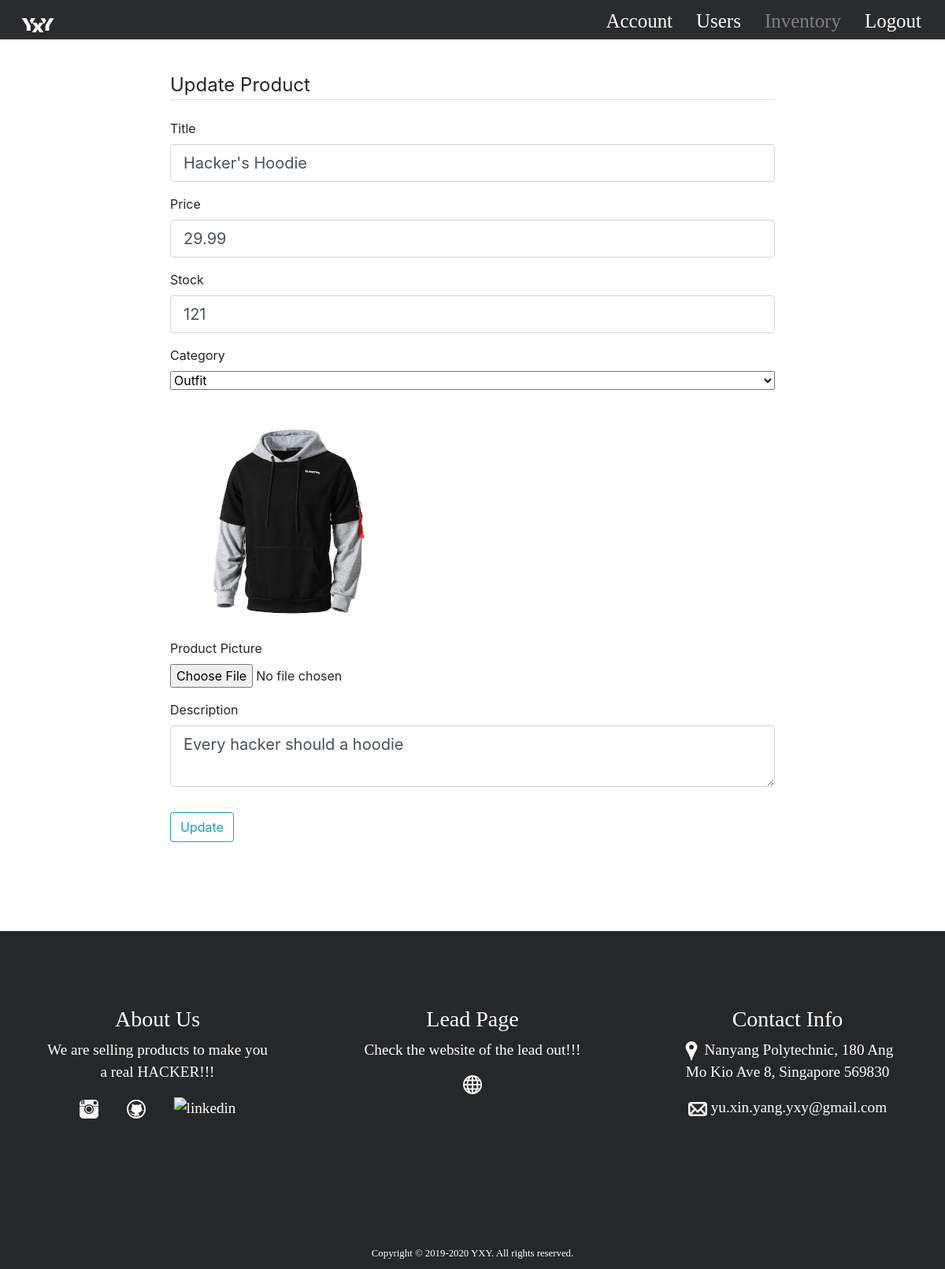
The page /inventory/2 (signed in) on the database its author committed.
### shopyP/models.py (models this page shows, shortened)
class GeneralGoods():
    id = db.Column(db.Integer, primary_key=True)
    price = db.Column(db.Float)
    image_file = db.Column(db.String(20), nullable=False, default='default.jpg')
    date_added = db.Column(db.DateTime, nullable=False, default=datetime.utcnow)

class HackingProduct(db.Model, GeneralGoods):
    title = db.Column(db.String(100), nullable=False, unique=True)
    description = db.Column(db.Text, nullable=False)
    category = db.Column(db.String(100), nullable=False)
    itemNum = db.Column(db.Integer, nullable=False)

### shopyP/routes.py (the view)
@app.route("/inventory/<int:Product_id>", methods=['GET', 'POST'])
def product(Product_id):
    if current_user.is_authenticated:
        if current_user.id >= 10000000000:
            Product = HackingProduct.query.get_or_404(Product_id)
            form = updateForm()
            if form.validate_on_submit():
                Product.title = form.title.data
                Product.price = form.price.data
                Product.itemNum = form.itemNum.data
                Product.category = form.category.data
                Product.description = form.description.data
                db.session.commit()
                if form.picture.data:
                    picture_file = save_Ppicture(form.picture.data)
                    current = HackingProduct.query.filter_by(title=form.title.data).first()
                    current.image_file = picture_file
                    db.session.commit()
                flash('Product has been updated!', 'success')
                return redirect(url_for('inventory', Product_id=Product.id))
            elif request.method == 'GET':
                form.title.data = Product.title
                form.price.data = Product.price
                form.itemNum.data = Product.itemNum
                form.category.data = Product.category
                form.description.data = Product.description
            image_file = url_for('static', filename='shop/'+HackingProduct.query.filter_by(title=form.title.data).first().image_file)
            return render_template('change_inventory.html', title='inventory', hackingProduct=Product, form=form, legend='Update Product')
        else:
            flash('Authorized Access Only!', 'warning')
            return redirect(url_for('account'))
    else:
        flash('Authorized Access Only!', 'warning')
        return redirect(url_for('admin_login'))

### shopyP/forms.py
class updateForm(FlaskForm):
    title = StringField('Title', validators=[DataRequired(), Length(min=2, max=20)])
    price = DecimalField('Price', places=2, rounding=None, use_locale=False, number_format=None, validators=[DataRequired()])
    itemNum = IntegerField('Stock', validators=[DataRequired()])
    picture = FileField('Product Picture', validators=[FileAllowed(['jpg', 'png', 'jpeg'])])
    category = SelectField('Category', validators=[DataRequired()], choices=[('outfits', 'Outfit'),('tools', 'Tool')], default='Outfit')
    description = TextAreaField('Description', validators=[DataRequired()])
    submit = SubmitField('Update')

### shopyP/models.py (called while the page is built)
@login_manager.user_loader # Decorator used to find the user id, so we can perform a match and carry on
def load_user(user_id):
    user_id = int(user_id)
    if user_id >= 10000000000:
        return Admin.query.get(user_id)
    else:
        return User.query.get(user_id)

### shopyP/templates/change_inventory.html (shortened to what this page needs)
{% extends "layout.html" %}
{% block cssJs %}
<link rel="stylesheet" href="{{ url_for('static', filename='css/account.css')}}">
{% endblock cssJs %}
{% block content %}
<div style='margin:auto;width:80%'>
	<form action="" method="post" enctype="multipart/form-data">
		<fieldset class="form-group">
			<legend class="border-bottom mb-4">{{ legend }}</legend>
			<div class="form-group">
				{{ form.title.label(class="form-control-label") }}
				{% if form.title.errors %}
					{{ form.title(class="form-control form-control-lg is-invalid") }}
					<div class="invalid-feedback">
						{% for error in form.title.errors %}
							<span>{{ error }}</span>
						{% endfor %}
					</div>
				{% else %}
					{{ form.title(class="form-control form-control-lg") }}
				{% endif %}
			</div>
			<div class="form-group">
				{{ form.price.label(class="form-control-label") }}
				{% if form.price.errors %}
					{{ form.price(class="form-control form-control-lg is-invalid") }}
					<div class="invalid-feedback">
						{% for error in form.price.errors %}
							<span>{{ error }}</span>
						{% endfor %}
					</div>
				{% else %}
					{{ form.price(class="form-control form-control-lg") }}
				{% endif %}
			</div>
			<div class="form-group">
				{{ form.itemNum.label(class="form-control-label") }}
				{% if form.itemNum.errors %}
					{{ form.itemNum(class="form-control form-control-lg is-invalid") }}
					<div class="invalid-feedback">
						{% for error in form.itemNum.errors %}
							<span>{{ error }}</span>
						{% endfor %}
					</div>
				{% else %}
					{{ form.itemNum(class="form-control form-control-lg") }}
				{% endif %}
			</div>
			<div class="form-group">
				{{ form.category.label() }}
				{{ form.category(class="form-control-file")}}
			</div>
			<img src="{{url_for('static', filename='shop/'+hackingProduct.image_file)}}" alt="{{hackingProduct.title}}">
			<div class="form-group">
				{{ form.picture.label() }}
				{{ form.picture(class="form-control-file")}}
			</div>
			<div class="form-group">
				{{ form.description.label(class="form-control-label") }}
				{% if form.description.errors %}
					{{ form.description(class="form-control form-control-lg is-invalid") }}
					<div class="invalid-feedback">
						{% for error in form.description.errors %}
							<span>{{ error }}</span>
						{% endfor %}
					</div>
				{% else %}
					{{ form.description(class="form-control form-control-lg") }}
				{% endif %}
			</div>
		</fieldset>
		<div class="form-group">
			{{ form.submit(class="btn btn-outline-info") }}
		</div>
	</form>
</div>
{% endblock content %}

### shopyP/static/css/init.css (style rules this page uses)
* { margin:0px; padding:0px; }
body { transition: all 0.5s ease-in-out; }

### shopyP/static/css/nav.css (style rules this page uses)
@media only screen and (min-width: 1000px) { body { background-color: white !important; } }

### rows shown on the page
HackingProduct: title "Hacker's Hoodie", price "29.99", itemNum "121", category "Outfit", image_file (picture), description "Every hacker should a hoodie"

### other values the page prints
{{ legend }} "Update Product"
